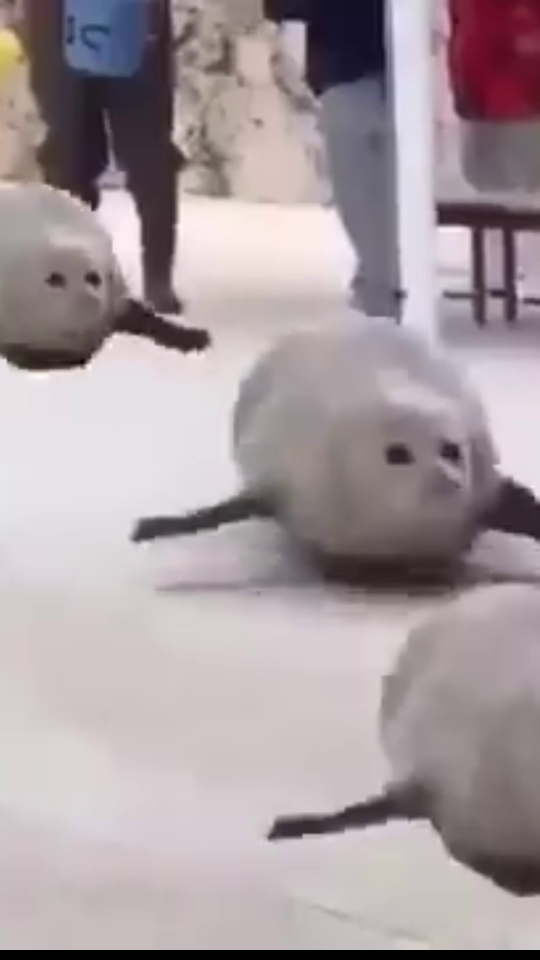
#> input picture frame 6 of assets/inro.mp4, 1080 x 1920 px, given in place of video.mp4, which was not available (shown at 1/2 size)
$ python seperate.py
#> lines starting #> are read from the running program, lines starting #| are printed output that depends on the picture
import cv2

def detect_video_cuts(video_path, threshold=1000):
#> called with video_path = 'video.mp4', threshold = 52
    cap = cv2.VideoCapture(video_path)
    if not cap.isOpened():
        print("Error: Could not open video file.")
        return

    prev_frame = None
    prev_blurred = None
    cut_indices = []
    frame_count = 0

    while True:
        ret, frame = cap.read()
#> frame is the input picture: shape (1920, 1080, 3); mean B, G, R 160.1, 155.8, 167.4
        if not ret:
            break

        frame_count += 1

        # Convert to grayscale for easier comparison
        gray_frame = cv2.cvtColor(frame, cv2.COLOR_BGR2GRAY)
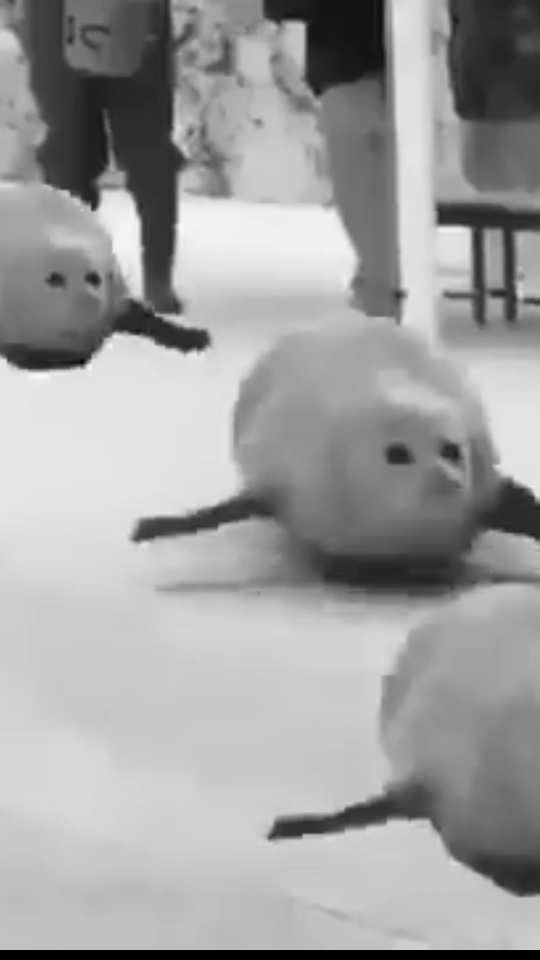
#> gray_frame: shape (1920, 1080) (shown at 1/2 size); min 0, max 250, mean 159.7

        if prev_frame is not None:
            # Blur the frames
            blurred_frame = cv2.GaussianBlur(gray_frame, (5, 5), 0)
            prev_blurred = cv2.GaussianBlur(prev_frame, (5, 5), 0)

            # Calculate absolute difference between blurred frames
            frame_diff = cv2.absdiff(prev_blurred, blurred_frame)

            # Calculate how "noisy" the frame difference is
            noise_level = frame_diff.std()

            if noise_level > threshold:
                # Round the cut index to two decimal places and append to cut_indices
                cut_indices.append(round(frame_count/30, 1))  # Assuming frame rate is 30 frames per second

        prev_frame = gray_frame

    cap.release()
    return cut_indices

# Example usage:
video_path = "video.mp4"
cuts = detect_video_cuts(video_path, threshold=52)  # Adjust threshold value as needed

# Print the detected cuts with values rounded to two decimal places
print("Detected cuts at frames:", cuts)

with open("cuts.txt",'a')as f:
    f.write
    l=len(cuts)
    for i in range (0,l,1):
        f.write((str)(cuts[+i]))

$ run again, starting later in the video
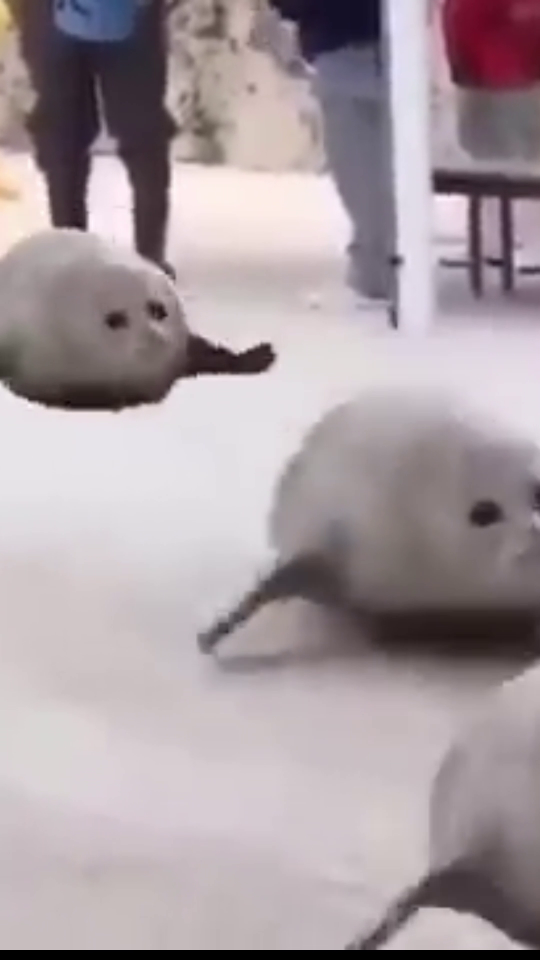
#> input picture frame 30 of assets/inro.mp4, 1080 x 1920 px, given in place of video.mp4, which was not available (shown at 1/2 size)
#> in detect_video_cuts, frame is the input picture: shape (1920, 1080, 3); mean B, G, R 161.1, 156.5, 168.2
#> in detect_video_cuts, `gray_frame = cv2.cvtColor(frame, cv2.COLOR_BGR2GRAY)`:
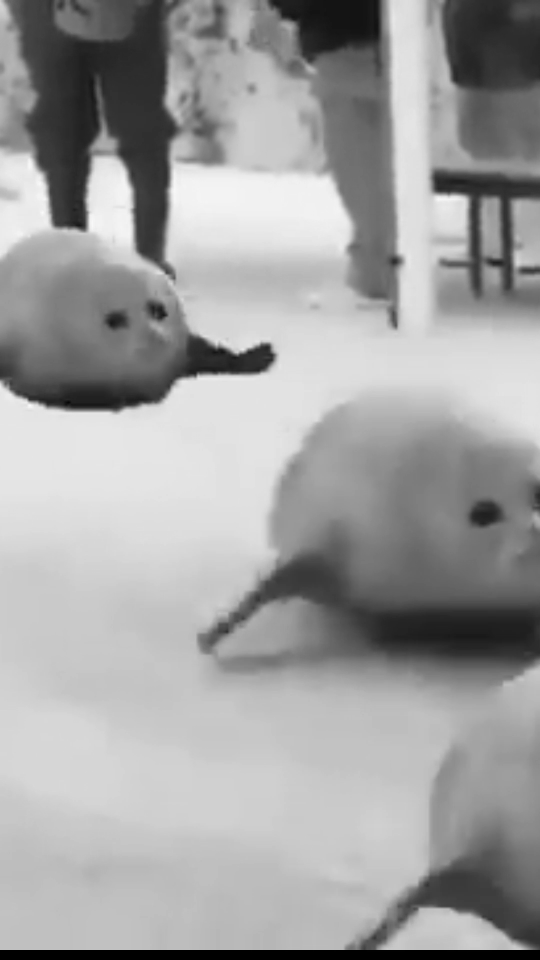
#> gray_frame: shape (1920, 1080) (shown at 1/2 size); min 0, max 251, mean 160.4
